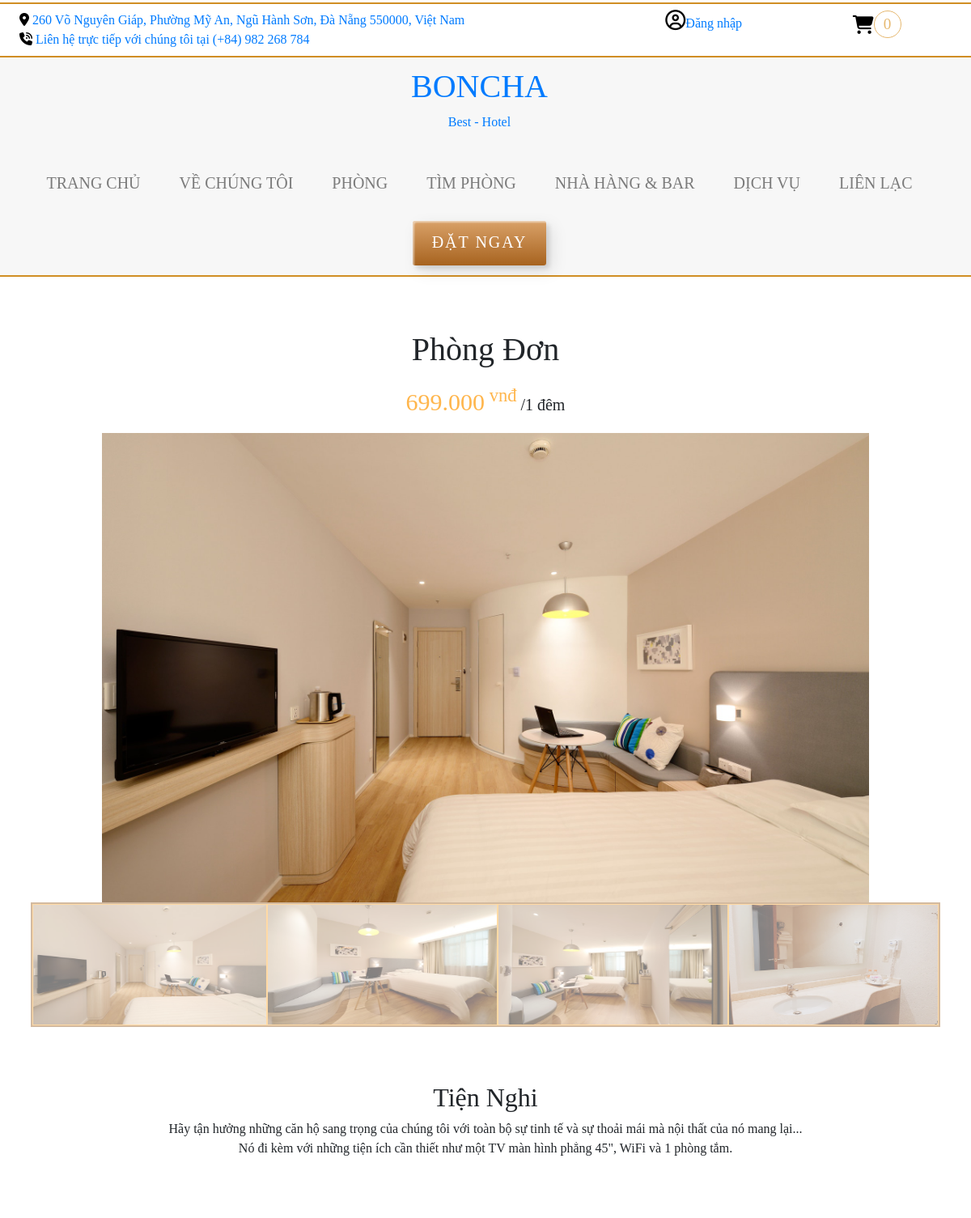
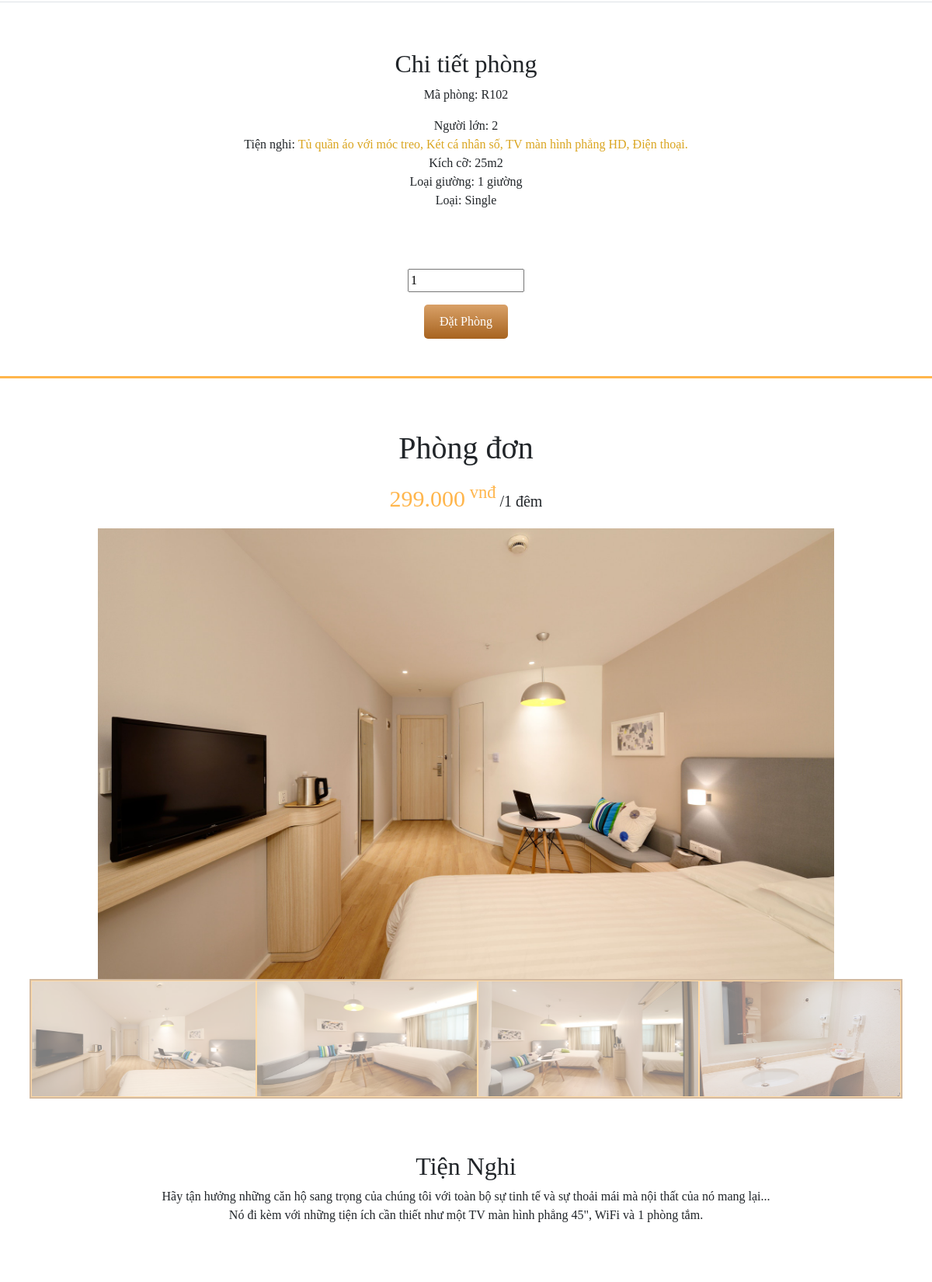
Page /index.php?action=view1 (upper part) on the committed database (2 pictures, top to bottom).
### tables this page shows
CREATE TABLE `room` (
  `id` int(50) NOT NULL,
  `maPhong` varchar(11) NOT NULL,
  `tenPhong` varchar(100) NOT NULL,
  `img` varchar(100) NOT NULL,
  `loaiPhong` varchar(50) NOT NULL,
  `giaPhong` int(11) NOT NULL,
  `tThai` varchar(100) NOT NULL
);

### pages/view1.php (the view, shortened to what this page needs)
<?php
$conn = connect_db();
$query = "SELECT * FROM  room WHERE loaiPhong = 'Single' ";
$result = mysqli_query($conn, $query);
?>
<?php
while ($row = mysqli_fetch_assoc($result)) {
  echo '<section class="p-2 mt-5">
        <div class="room-description">
          <h1>' . htmlspecialchars($row['tenPhong']) . '</h1>
          <div class="tien4">
            <p>
              <span class="so7">' . currency_format(htmlspecialchars($row['giaPhong'])) . '</span>
              /1 đêm
            </p>
          </div>
        </div>
        <div class="room-gallery">
          <img class="gallery-hightlight" id="0" src="../content/images/room1-big.jpeg" ' . htmlspecialchars($row['img']) . ' alt="room" />
          <div class="room-preview">
            <img id="1" src="../content/images/room1-small.jpeg" onclick="showimg(1)" alt="" />
            <img id="2" src="../content/images/room2-small.jpeg" onclick="showimg(2)" alt="" />
            <img id="3" src="../content/images/room3-small.jpeg" onclick="showimg(3)" alt="" />
            <img id="4" src="../content/images/phongdoi4-small.png" onclick="showimg(4)" alt="" />
          </div>
        </div>
      </section>
      <section class="tiennghi">
        <div class="de1 ">
          <h2>Tiện Nghi</h2>
          <p>Hãy tận hưởng những căn hộ sang trọng của chúng tôi với toàn bộ sự tinh tế và sự thoải mái mà nội
            thất của nó mang lại... <br> Nó đi kèm với những tiện ích cần thiết như một TV màn hình phẳng 45", WiFi
            và 1 phòng tắm.</p>
        </div>
        <div class="de2 border-top">
          <h2>Chi tiết phòng</h2>
          <p>Mã phòng: ' . htmlspecialchars($row['maPhong']) . '</p>
          <li>Người lớn: 2</li>
          <li>Tiện nghi: <span style="color: goldenrod;">Tủ quần áo với móc treo, Két cá nhân số, TV màn hình
              phẳng HD, Điện thoại.</span></li>
          <li>Kích cỡ: 25m<span class="num">2</span></li>
          <li>Loại giường: 1 giường</li>
          <li>Loại: ' . htmlspecialchars($row['loaiPhong']) . '</li>
        </div>
        <form class="book1" action="/index.php?action=addcart" method="post">
              <input type="hidden" name="id" value="' . htmlspecialchars($row['id']) . '">
              <input type="hidden" name="maPhong" value="' . htmlspecialchars($row['maPhong']) . '">
              <input type="hidden" name="tenPhong" value="' . htmlspecialchars($row['tenPhong']) . '">
              <input type="hidden" name="loaiPhong" value="' . htmlspecialchars($row['loaiPhong']) . '">
              <input type="hidden" name="giaPhong" value="' . htmlspecialchars($row['giaPhong']) . '">
              <div class="hop15">
                <input type="number" name="sl" id="sl" value="1" class="my-3 w-25">
                <br>
                <input type="submit" name="addtocart" value="Đặt Phòng" class="custom-buy15 buy-15">
            </div>
        </form>
      </section>
      <hr class="my-5 ">
      ';
}
?>

### dao/pdo.php (shortened to what this page needs)
<?php
if (!function_exists('currency_format')) {
    function currency_format($number, $suffix = ' vnđ') {
        if (!empty($number)) {
            return number_format($number, 0, ',', '.') . "<sup>{$suffix}</sup>";
        }
    }
}

### content/css/main.css (style rules this page uses)
img { vertical-align: middle; }

### content/css/room.css (style rules this page uses)
body { font-family: Cambria, Cochin, Georgia, Times, 'Times New Roman', serif; }
.so7 { font-size: 30px; color: #ffb64d; }
.room-gallery { width: 100%; display: flex; flex-direction: column; justify-content: center; align-items: center; }
.room-description { text-align: center; font-family: Cambria, Cochin, Georgia, Times, 'Times New Roman', serif; }
.room-description h1 { padding: 10px; font-size: 40px; }
.room-description p { font-size: 20px; }
.gallery-hightlight { width: 80%; height: 580px; }
.room-preview { display: flex; width: 95%; border: 2px solid #d3baa0; }
.room-preview img { flex-grow: 1; height: 150px; opacity: 0.5; transition: opacity 0.4s ease; cursor: pointer; border: 1px solid #ffb64d; }
.de1, .de2, .de3 { font-family: Cambria, Cochin, Georgia, Times, 'Times New Roman', serif; text-align: center; padding: 60px; list-style: none; }
.book1 { max-width: 600px; margin: auto; background-color: #fff; }
.hop15 { text-align: center; }
.custom-buy15 { background: rgb(167, 99, 31); background: linear-gradient(0deg, rgb(167, 99, 31) 0%, rgb(217, 161, 104) 100%); color: white; padding: 10px 20px; font-size: 16px; border: none; border-radius: 5px; cursor: pointer; }
hr { border-top: 3px solid #ffb64d ; }

### content/css/login_re.css (style rules this page uses)
:root { --primary-color: #FFC0CB; --primary-yeloww:#D69C52; }

### rows in the picture
room: tenPhong "Phòng Đơn", giaPhong "699.000", maPhong "R102", loaiPhong "Single"
room: tenPhong "Phòng đơn", giaPhong "299.000"

### other values in the picture
$sum "0"
